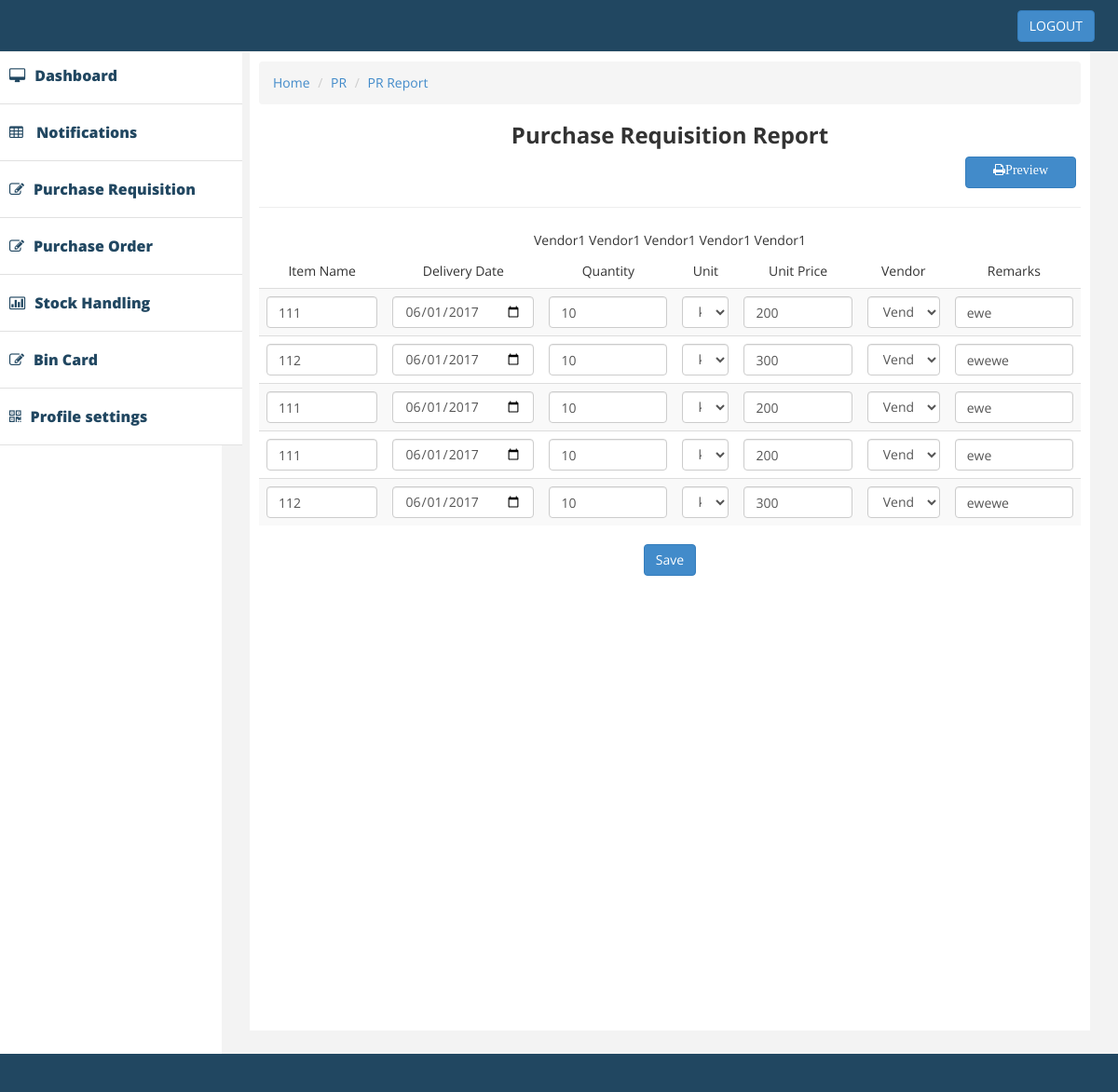
/views/pr_report.php?ref=PR_3, run on the app's committed database.
### tables this page shows
CREATE TABLE `department_requisition` (
  `Dep_req_Id` int(11) NOT NULL,
  `Item_code` varchar(50) NOT NULL,
  `Description` varchar(255) NOT NULL,
  `Unit_price` float NOT NULL,
  `Quantity` float NOT NULL,
  `Unit` varchar(50) NOT NULL,
  `Date_wanted` date NOT NULL,
  `Vendor_Id` varchar(50) NOT NULL,
  `Date` date NOT NULL,
  `Remarks` text NOT NULL,
  `Requisition_id` varchar(50) NOT NULL,
  `PO_Id` varchar(50) NOT NULL
);

### views/pr_report.php (the view, shortened to what this page needs)
<?php
include("../config/config.php");
include("../include/nav.php");
include("../include/stock_keeper.php");
?>
        <div id="page-wrapper" >
            <div id="page-inner">
                <div class="row">
                    <div class="col-md-12">
                      <ol class="breadcrumb">
                      <li><a href="index.html">Home</a></li>
                      <li><a href="blank.php">PR</a></li>
                      <li><a href="blank.php">PR Report</a></li>
                      </ol>
                     <h3 style="text-align: center;font-weight: bold;">Purchase Requisition Report </h3>
                     <button class="btn btn-primary  fa fa-print" style="float: right; padding-right: 29px;padding-left: 29px;padding-bottom: 12px;margin-right: 5px;" onclick="location.href='pdf.php?ref=<?php echo $_GET["ref"] ?>'">Preview</button>
                    </div>
                </div>
                  <hr />
                 <div>
                                  <form style="text-align: center;" action="" method="POST">
                                     <table class="table table-striped" id="tableid">
                                       <thead>
                                        <tr>
                                          <td>Item Name</td>
                                          <td>Delivery Date</td>
                                          <td>Quantity</td>
                                          <td>Unit</td>
                                          <td>Unit Price</td>
                                          <td>Vendor</td>
                                          <td>Remarks</td>
                                        </tr>
                                       </thead>
                                       <tbody>
                                       <?php
                                        $pr = $_GET["ref"];
                                        $sql = "SELECT * FROM `department_requisition` WHERE `Requisition_id` = '$pr'";
                                        $res = mysqli_query($conn, $sql);
                                        while($row = mysqli_fetch_assoc($res)){
                                          $code = $row['Item_code'];
                                          $date = $row['Date_wanted'];
                                          $quantity = $row['Quantity'];
                                          $unit = $row['Unit'];
                                          $unit_price =$row['Unit_price'];
                                          $vendor = $row['Vendor_Id'];
                                          $remarks = $row['Remarks'];
                                       ?>
                                         <tr>
                                           <td><input type="text" name="Item_code[]" class="form-control" value="<?php echo $code ?>"></td>
                                           <td><input type="Date" name="Req_date[]" class="form-control" value="<?php echo $date ?>"></td>
                                           <td><input type="number" name="Quantity[]" min="1" class="form-control" value="<?php echo $quantity ?>"></td>
                                           <td><select class="form-control" name="Unit[]" value="<?php echo $unit ?>">
                                               <option><?php echo $unit ?></option>
                                           </select></td>
                                           <td><input type="number" name="Unit_price[]" step="0.01" min="0.01" class="form-control" value="<?php echo $unit_price ?>"></td>
                                           <td><select class="form-control" name="Vendor[]" value="<?php echo $vendor ?>">
                                             <option><?php echo $vendor ?></option>
                                           </select></td>
                                           <td><input type="text" name="Remarks[]" class="form-control" value="<?php echo $remarks ?>"></td>
                                         </tr>
                                         <?php
                                   }
                                   ?>
                                       </tbody>
                                      </table>
                                      <input type="submit" class="btn btn-primary" name="save" value="Save">
                                     </form>
                                </div>
    </div>
            </div>
        </div>
    <div class="footer">
             <div class="row">
                <div class="col-lg-12" >
        </div>
        </div>
</body>
</html>

### views/assets/css/custom.css (style rules this page uses)
body { font-family: 'Open Sans', sans-serif; line-height:30px; }
#page-wrapper { padding: 15px 15px; min-height: 600px; background:#F3F3F3; }
#page-inner { width:100%; margin:10px 20px 10px 0px; background-color:#fff!important; padding:10px; min-height:1050px; }
.footer { background-color:#214761; width:100%; color:#fff; padding:20px 50px 20px 50px; padding-left:20px; }
@media (min-width:768px) { #page-wrapper { margin: 0 0 0 238px; margin-top: -19px; padding: 15px 30px; min-height: 1050px; } }
table { border-collapse: collapse; }
table, td, th, { border: 1px solid black; }

### data on the page
department_requisition: Item_code "111", Date_wanted "06/01/2017", Quantity "10", Unit "kg", Unit_price "200", Vendor_Id "Vendor1", Remarks "ewe"
department_requisition: Item_code "112", Date_wanted "06/01/2017", Quantity "10", Unit "kg", Unit_price "300", Vendor_Id "Vendor1", Remarks "ewewe"
department_requisition: Item_code "111", Date_wanted "06/01/2017", Quantity "10", Unit "kg", Unit_price "200", Vendor_Id "Vendor1", Remarks "ewe"
department_requisition: Item_code "111", Date_wanted "06/01/2017", Quantity "10", Unit "kg", Unit_price "200", Vendor_Id "Vendor1", Remarks "ewe"
department_requisition: Item_code "112", Date_wanted "06/01/2017", Quantity "10", Unit "kg", Unit_price "300", Vendor_Id "Vendor1", Remarks "ewewe"
